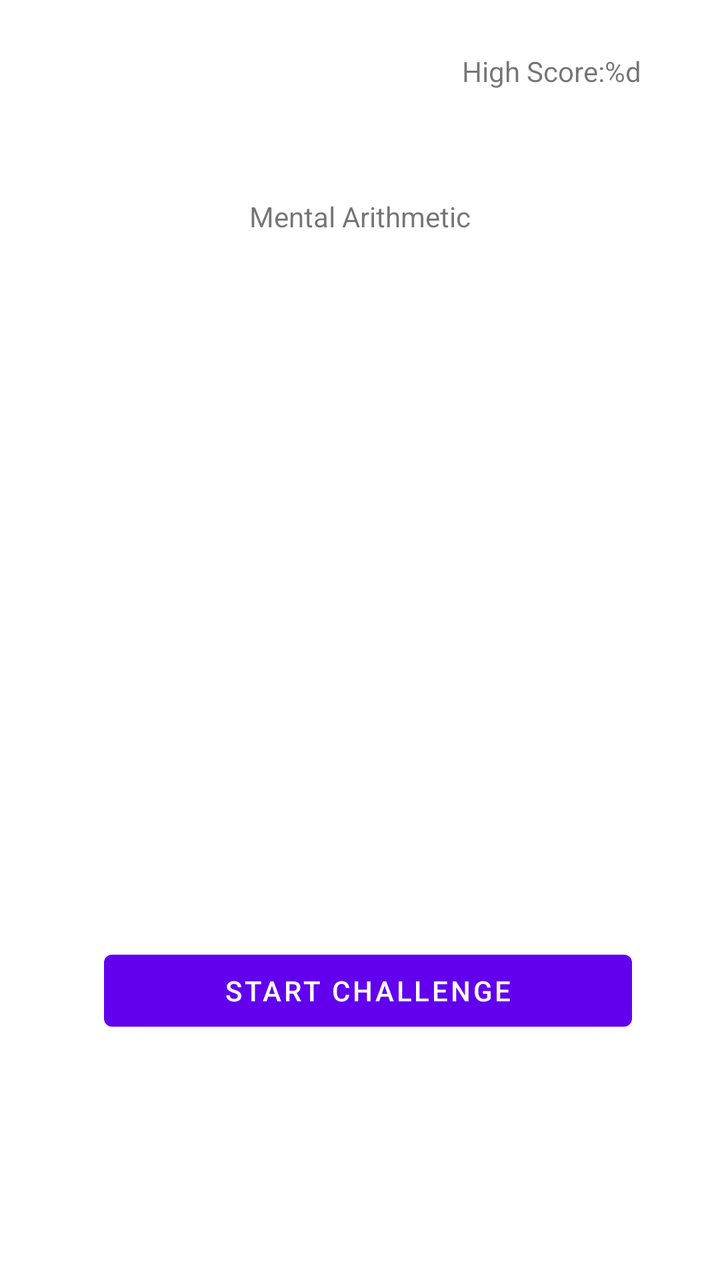
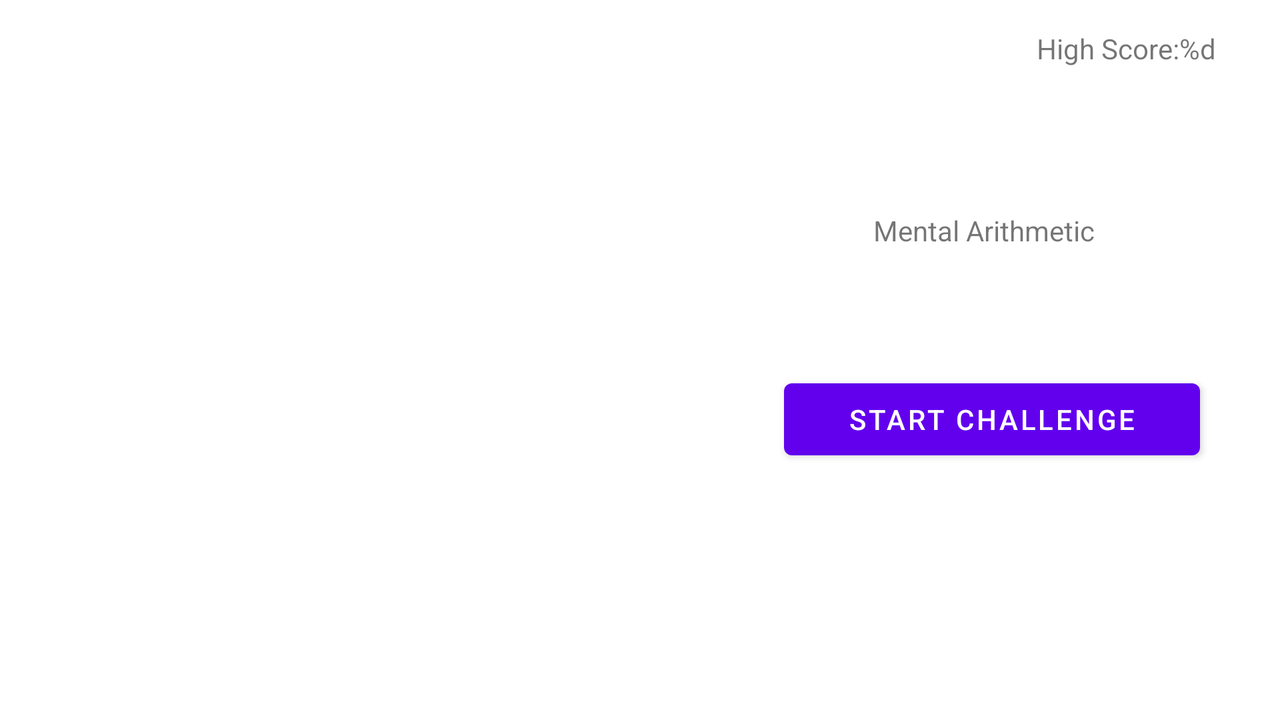

Compare how this app lays out the same screen by default and in its alternative resource folder. The renders come first, then the two layout files and the values they reference.
<!-- AndroidManifest.xml: application theme Theme.MentalArithmetic -->
<!-- res/layout/fragment_title.xml -->
<?xml version="1.0" encoding="utf-8"?>
<layout xmlns:android="http://schemas.android.com/apk/res/android"
    xmlns:app="http://schemas.android.com/apk/res-auto"
    xmlns:tools="http://schemas.android.com/tools">

    <data>
        <variable
            name="data"
            type="com.codeingnight.android.mentalarithmetic.MainViewModel" />
    </data>

    <androidx.constraintlayout.widget.ConstraintLayout
        android:layout_width="match_parent"
        android:layout_height="match_parent"
        tools:context="com.codeingnight.android.mentalarithmetic.TitleFragment">

        <androidx.constraintlayout.widget.Guideline
            android:id="@+id/guideline8"
            android:layout_width="wrap_content"
            android:layout_height="wrap_content"
            android:orientation="vertical"
            app:layout_constraintGuide_percent="0.9" />

        <androidx.constraintlayout.widget.Guideline
            android:id="@+id/guideline9"
            android:layout_width="wrap_content"
            android:layout_height="wrap_content"
            android:orientation="vertical"
            app:layout_constraintGuide_percent="0.1" />

        <TextView
            android:id="@+id/textView"
            android:layout_width="wrap_content"
            android:layout_height="wrap_content"
            android:layout_marginStart="8dp"
            android:layout_marginTop="8dp"
            android:layout_marginEnd="8dp"
            android:layout_marginBottom="8dp"
            android:text="@string/title_message"
            android:textSize="@dimen/big_font"
            app:layout_constraintBottom_toBottomOf="parent"
            app:layout_constraintEnd_toStartOf="@+id/guideline8"
            app:layout_constraintStart_toStartOf="@+id/guideline9"
            app:layout_constraintTop_toTopOf="parent"
            app:layout_constraintVertical_bias="0.15" />

        <ImageView
            android:id="@+id/imageView"
            android:layout_width="0dp"
            android:layout_height="0dp"
            android:layout_marginStart="8dp"
            android:layout_marginTop="8dp"
            android:layout_marginEnd="8dp"
            android:layout_marginBottom="8dp"
            android:contentDescription="@string/title_image_info"
            android:src="@drawable/titleimage"
            app:layout_constraintBottom_toBottomOf="parent"
            app:layout_constraintDimensionRatio="w,1:1"
            app:layout_constraintEnd_toStartOf="@+id/guideline8"
            app:layout_constraintStart_toStartOf="@+id/guideline9"
            app:layout_constraintTop_toTopOf="parent" />

        <Button
            android:id="@+id/button"
            android:layout_width="0dp"
            android:layout_height="wrap_content"
            android:layout_marginStart="8dp"
            android:layout_marginTop="8dp"
            android:layout_marginBottom="8dp"
            android:text="@string/title_button_messsage"
            app:layout_constraintBottom_toBottomOf="@+id/imageView"
            app:layout_constraintEnd_toEndOf="@+id/imageView"
            app:layout_constraintHorizontal_bias="0.0"
            app:layout_constraintStart_toStartOf="@+id/imageView"
            app:layout_constraintTop_toTopOf="parent"
            app:layout_constraintVertical_bias="0.816" />

        <TextView
            android:id="@+id/textView2"
            android:layout_width="wrap_content"
            android:layout_height="wrap_content"
            android:layout_marginStart="8dp"
            android:layout_marginTop="8dp"
            android:layout_marginEnd="8dp"
            android:layout_marginBottom="8dp"
            android:text="@{@string/high_score_message(data.highScore)}"
            app:layout_constraintBottom_toBottomOf="parent"
            app:layout_constraintEnd_toEndOf="parent"
            app:layout_constraintHorizontal_bias="0.877"
            app:layout_constraintStart_toStartOf="parent"
            app:layout_constraintTop_toTopOf="parent"
            app:layout_constraintVertical_bias="0.03"
            tools:text="@string/high_score_message" />
    </androidx.constraintlayout.widget.ConstraintLayout>
</layout>
<!-- resources referenced by this layout -->
<resources>
  <string name="high_score_message">High Score:%d</string>
  <string name="title_button_messsage">Start Challenge</string>
  <string name="title_image_info" translatable="false">title image</string>
  <string name="title_message">Mental Arithmetic</string>
  <style name="Theme.MentalArithmetic" parent="Theme.MaterialComponents.DayNight.DarkActionBar">
          
          <item name="colorPrimary">@color/purple_500</item>
          <item name="colorPrimaryVariant">@color/purple_700</item>
          <item name="colorOnPrimary">@color/white</item>
          
          <item name="colorSecondary">@color/teal_200</item>
          <item name="colorSecondaryVariant">@color/teal_700</item>
          <item name="colorOnSecondary">@color/black</item>
          
          <item name="android:statusBarColor" tools:targetApi="l">?attr/colorPrimaryVariant</item>
          
      </style>
</resources>
<!-- res/layout-land/fragment_title.xml (the repository's variant of the layout above) -->
<!-- drawn on the phone turned sideways -->
<?xml version="1.0" encoding="utf-8"?>
<layout xmlns:android="http://schemas.android.com/apk/res/android"
    xmlns:app="http://schemas.android.com/apk/res-auto"
    xmlns:tools="http://schemas.android.com/tools">

    <data>
        <variable
            name="data"
            type="com.codeingnight.android.mentalarithmetic.MainViewModel" />
    </data>

    <androidx.constraintlayout.widget.ConstraintLayout
        android:layout_width="match_parent"
        android:layout_height="match_parent"
        tools:context="com.codeingnight.android.mentalarithmetic.TitleFragment">

        <androidx.constraintlayout.widget.Guideline
            android:id="@+id/guideline8"
            android:layout_width="wrap_content"
            android:layout_height="wrap_content"
            android:orientation="vertical"
            app:layout_constraintGuide_percent="0.95" />

        <androidx.constraintlayout.widget.Guideline
            android:id="@+id/guideline9"
            android:layout_width="wrap_content"
            android:layout_height="wrap_content"
            android:orientation="vertical"
            app:layout_constraintGuide_percent="0.05" />

        <androidx.constraintlayout.widget.Guideline
            android:id="@+id/guideline17"
            android:layout_width="wrap_content"
            android:layout_height="wrap_content"
            android:orientation="vertical"
            app:layout_constraintGuide_percent="0.6" />

        <TextView
            android:id="@+id/textView"
            android:layout_width="0dp"
            android:layout_height="wrap_content"
            android:layout_marginTop="8dp"
            android:layout_marginEnd="8dp"
            android:layout_marginBottom="8dp"
            android:text="@string/title_message"
            android:textAlignment="center"
            android:textSize="@dimen/mid_font"
            app:layout_constraintBottom_toBottomOf="parent"
            app:layout_constraintEnd_toStartOf="@+id/guideline8"
            app:layout_constraintStart_toStartOf="@+id/guideline17"
            app:layout_constraintTop_toTopOf="parent"
            app:layout_constraintVertical_bias="0.3" />

        <ImageView
            android:id="@+id/imageView"
            android:layout_width="0dp"
            android:layout_height="0dp"
            android:layout_marginStart="50dp"
            android:layout_marginTop="50dp"
            android:layout_marginEnd="50dp"
            android:layout_marginBottom="50dp"
            android:contentDescription="@string/title_image_info"
            android:src="@drawable/titleimage"
            app:layout_constraintBottom_toBottomOf="parent"
            app:layout_constraintDimensionRatio="w,1:1"
            app:layout_constraintEnd_toStartOf="@+id/guideline17"
            app:layout_constraintStart_toStartOf="@+id/guideline9"
            app:layout_constraintTop_toTopOf="parent" />

        <Button
            android:id="@+id/button"
            android:layout_width="0dp"
            android:layout_height="wrap_content"
            android:layout_marginStart="8dp"
            android:layout_marginTop="8dp"
            android:layout_marginEnd="8dp"
            android:layout_marginBottom="8dp"
            android:text="@string/title_button_messsage"
            android:onClick="@{(v) -> data.startChallenge(v)}"
            app:layout_constraintBottom_toBottomOf="parent"
            app:layout_constraintEnd_toStartOf="@+id/guideline8"
            app:layout_constraintHorizontal_bias="0.0"
            app:layout_constraintStart_toStartOf="@+id/guideline17"
            app:layout_constraintTop_toTopOf="parent"
            app:layout_constraintVertical_bias="0.6" />

        <TextView
            android:id="@+id/textView2"
            android:layout_width="wrap_content"
            android:layout_height="wrap_content"
            android:layout_marginStart="8dp"
            android:layout_marginTop="8dp"
            android:layout_marginEnd="8dp"
            android:layout_marginBottom="8dp"
            android:text="@{@string/high_score_message(data.highScore)}"
            app:layout_constraintBottom_toBottomOf="parent"
            app:layout_constraintEnd_toEndOf="parent"
            app:layout_constraintHorizontal_bias="0.955"
            app:layout_constraintStart_toStartOf="parent"
            app:layout_constraintTop_toTopOf="parent"
            app:layout_constraintVertical_bias="0.021"
            tools:text="@string/high_score_message" />
    </androidx.constraintlayout.widget.ConstraintLayout>
</layout>
